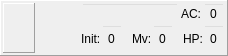
<?xml version="1.0" encoding="UTF-8"?>
<ui version="4.0">
 <class>WidgetCharacter</class>
 <widget class="CombatantWidget" name="WidgetCharacter">
  <property name="geometry">
   <rect>
    <x>0</x>
    <y>0</y>
    <width>228</width>
    <height>56</height>
   </rect>
  </property>
  <property name="sizePolicy">
   <sizepolicy hsizetype="Preferred" vsizetype="Preferred">
    <horstretch>0</horstretch>
    <verstretch>0</verstretch>
   </sizepolicy>
  </property>
  <property name="windowTitle">
   <string/>
  </property>
  <property name="styleSheet">
   <string notr="true">background-image: url(:/img/data/parchment.jpg);</string>
  </property>
  <property name="frameShape">
   <enum>QFrame::Panel</enum>
  </property>
  <property name="frameShadow">
   <enum>QFrame::Raised</enum>
  </property>
  <property name="lineWidth">
   <number>1</number>
  </property>
  <layout class="QHBoxLayout" name="horizontalLayout_5">
   <property name="spacing">
    <number>2</number>
   </property>
   <property name="leftMargin">
    <number>2</number>
   </property>
   <property name="topMargin">
    <number>2</number>
   </property>
   <property name="rightMargin">
    <number>2</number>
   </property>
   <property name="bottomMargin">
    <number>2</number>
   </property>
   <item>
    <widget class="QLabel" name="lblIcon">
     <property name="sizePolicy">
      <sizepolicy hsizetype="Fixed" vsizetype="Fixed">
       <horstretch>0</horstretch>
       <verstretch>0</verstretch>
      </sizepolicy>
     </property>
     <property name="minimumSize">
      <size>
       <width>32</width>
       <height>50</height>
      </size>
     </property>
     <property name="maximumSize">
      <size>
       <width>32</width>
       <height>50</height>
      </size>
     </property>
     <property name="styleSheet">
      <string notr="true">background-image: url();</string>
     </property>
     <property name="frameShape">
      <enum>QFrame::Panel</enum>
     </property>
     <property name="frameShadow">
      <enum>QFrame::Raised</enum>
     </property>
     <property name="text">
      <string/>
     </property>
     <property name="scaledContents">
      <bool>false</bool>
     </property>
     <property name="alignment">
      <set>Qt::AlignCenter</set>
     </property>
    </widget>
   </item>
   <item>
    <layout class="QVBoxLayout" name="verticalLayout">
     <property name="spacing">
      <number>0</number>
     </property>
     <item>
      <layout class="QHBoxLayout" name="horizontalLayout_3">
       <property name="spacing">
        <number>2</number>
       </property>
       <property name="leftMargin">
        <number>3</number>
       </property>
       <property name="rightMargin">
        <number>3</number>
       </property>
       <item>
        <widget class="QLabel" name="label_3">
         <property name="sizePolicy">
          <sizepolicy hsizetype="Fixed" vsizetype="Fixed">
           <horstretch>0</horstretch>
           <verstretch>0</verstretch>
          </sizepolicy>
         </property>
         <property name="minimumSize">
          <size>
           <width>20</width>
           <height>20</height>
          </size>
         </property>
         <property name="maximumSize">
          <size>
           <width>20</width>
           <height>20</height>
          </size>
         </property>
         <property name="baseSize">
          <size>
           <width>20</width>
           <height>20</height>
          </size>
         </property>
         <property name="toolTip">
          <string>Is this character visible?</string>
         </property>
         <property name="styleSheet">
          <string notr="true">background-image: url();</string>
         </property>
         <property name="text">
          <string/>
         </property>
         <property name="pixmap">
          <pixmap resource="resources.qrc">:/img/data/small_icon_eye.png</pixmap>
         </property>
         <property name="scaledContents">
          <bool>false</bool>
         </property>
         <property name="alignment">
          <set>Qt::AlignCenter</set>
         </property>
        </widget>
       </item>
       <item>
        <widget class="QCheckBox" name="chkVisible">
         <property name="sizePolicy">
          <sizepolicy hsizetype="Preferred" vsizetype="Fixed">
           <horstretch>0</horstretch>
           <verstretch>0</verstretch>
          </sizepolicy>
         </property>
         <property name="toolTip">
          <string>Is this character visible?</string>
         </property>
         <property name="styleSheet">
          <string notr="true">background-image: url();
background-color: rgba(0, 0, 0, 0);</string>
         </property>
         <property name="text">
          <string/>
         </property>
        </widget>
       </item>
      </layout>
     </item>
     <item>
      <layout class="QHBoxLayout" name="horizontalLayout_4">
       <property name="spacing">
        <number>2</number>
       </property>
       <property name="leftMargin">
        <number>3</number>
       </property>
       <property name="rightMargin">
        <number>3</number>
       </property>
       <item>
        <widget class="QLabel" name="label_4">
         <property name="sizePolicy">
          <sizepolicy hsizetype="Fixed" vsizetype="Fixed">
           <horstretch>0</horstretch>
           <verstretch>0</verstretch>
          </sizepolicy>
         </property>
         <property name="minimumSize">
          <size>
           <width>20</width>
           <height>20</height>
          </size>
         </property>
         <property name="maximumSize">
          <size>
           <width>20</width>
           <height>20</height>
          </size>
         </property>
         <property name="baseSize">
          <size>
           <width>20</width>
           <height>20</height>
          </size>
         </property>
         <property name="toolTip">
          <string>Is this character known?</string>
         </property>
         <property name="styleSheet">
          <string notr="true">background-image: url();</string>
         </property>
         <property name="text">
          <string/>
         </property>
         <property name="pixmap">
          <pixmap resource="resources.qrc">:/img/data/small_icon_secret.png</pixmap>
         </property>
         <property name="scaledContents">
          <bool>false</bool>
         </property>
         <property name="alignment">
          <set>Qt::AlignCenter</set>
         </property>
        </widget>
       </item>
       <item>
        <widget class="QCheckBox" name="chkKnown">
         <property name="sizePolicy">
          <sizepolicy hsizetype="Preferred" vsizetype="Fixed">
           <horstretch>0</horstretch>
           <verstretch>0</verstretch>
          </sizepolicy>
         </property>
         <property name="toolTip">
          <string>Is this character known?</string>
         </property>
         <property name="styleSheet">
          <string notr="true">background-image: url();
background-color: rgba(0, 0, 0, 0);</string>
         </property>
         <property name="text">
          <string/>
         </property>
        </widget>
       </item>
      </layout>
     </item>
    </layout>
   </item>
   <item>
    <layout class="QVBoxLayout" name="verticalLayout_2">
     <property name="spacing">
      <number>0</number>
     </property>
     <item>
      <layout class="QHBoxLayout" name="horizontalLayout_2" stretch="5,1,1">
       <property name="spacing">
        <number>2</number>
       </property>
       <item>
        <widget class="QLineEdit" name="edtName">
         <property name="sizePolicy">
          <sizepolicy hsizetype="Preferred" vsizetype="Fixed">
           <horstretch>0</horstretch>
           <verstretch>0</verstretch>
          </sizepolicy>
         </property>
         <property name="toolTip">
          <string>The character's name</string>
         </property>
         <property name="styleSheet">
          <string notr="true">background-image: url();
background-color: rgba(0, 0, 0, 0);</string>
         </property>
         <property name="readOnly">
          <bool>true</bool>
         </property>
        </widget>
       </item>
       <item>
        <widget class="QLabel" name="label_5">
         <property name="sizePolicy">
          <sizepolicy hsizetype="Preferred" vsizetype="Preferred">
           <horstretch>0</horstretch>
           <verstretch>0</verstretch>
          </sizepolicy>
         </property>
         <property name="toolTip">
          <string>The character's armor class</string>
         </property>
         <property name="styleSheet">
          <string notr="true">background-image: url();</string>
         </property>
         <property name="text">
          <string>AC:</string>
         </property>
         <property name="alignment">
          <set>Qt::AlignRight|Qt::AlignTrailing|Qt::AlignVCenter</set>
         </property>
        </widget>
       </item>
       <item>
        <widget class="QLineEdit" name="edtAC">
         <property name="sizePolicy">
          <sizepolicy hsizetype="Preferred" vsizetype="Fixed">
           <horstretch>0</horstretch>
           <verstretch>0</verstretch>
          </sizepolicy>
         </property>
         <property name="toolTip">
          <string>The character's armor class</string>
         </property>
         <property name="styleSheet">
          <string notr="true">background-image: url();
background-color: rgba(0, 0, 0, 0);</string>
         </property>
         <property name="text">
          <string>0</string>
         </property>
         <property name="alignment">
          <set>Qt::AlignCenter</set>
         </property>
         <property name="readOnly">
          <bool>true</bool>
         </property>
        </widget>
       </item>
      </layout>
     </item>
     <item>
      <layout class="QHBoxLayout" name="horizontalLayout" stretch="1,2,2,1,2,2,1,2">
       <property name="spacing">
        <number>0</number>
       </property>
       <item>
        <widget class="QLabel" name="label">
         <property name="sizePolicy">
          <sizepolicy hsizetype="Preferred" vsizetype="Fixed">
           <horstretch>0</horstretch>
           <verstretch>0</verstretch>
          </sizepolicy>
         </property>
         <property name="minimumSize">
          <size>
           <width>0</width>
           <height>22</height>
          </size>
         </property>
         <property name="maximumSize">
          <size>
           <width>16777215</width>
           <height>22</height>
          </size>
         </property>
         <property name="toolTip">
          <string>The character's initiative</string>
         </property>
         <property name="styleSheet">
          <string notr="true">background-image: url();</string>
         </property>
         <property name="text">
          <string>Init:</string>
         </property>
        </widget>
       </item>
       <item>
        <widget class="QLineEdit" name="edtInit">
         <property name="sizePolicy">
          <sizepolicy hsizetype="Preferred" vsizetype="Fixed">
           <horstretch>0</horstretch>
           <verstretch>0</verstretch>
          </sizepolicy>
         </property>
         <property name="minimumSize">
          <size>
           <width>0</width>
           <height>22</height>
          </size>
         </property>
         <property name="maximumSize">
          <size>
           <width>16777215</width>
           <height>30</height>
          </size>
         </property>
         <property name="toolTip">
          <string>The character's initiative</string>
         </property>
         <property name="styleSheet">
          <string notr="true">background-image: url();
background-color: rgba(0, 0, 0, 0);</string>
         </property>
         <property name="text">
          <string>0</string>
         </property>
         <property name="alignment">
          <set>Qt::AlignCenter</set>
         </property>
        </widget>
       </item>
       <item>
        <spacer name="horizontalSpacer_2">
         <property name="orientation">
          <enum>Qt::Horizontal</enum>
         </property>
         <property name="sizeType">
          <enum>QSizePolicy::MinimumExpanding</enum>
         </property>
         <property name="sizeHint" stdset="0">
          <size>
           <width>0</width>
           <height>5</height>
          </size>
         </property>
        </spacer>
       </item>
       <item>
        <widget class="QLabel" name="label_6">
         <property name="sizePolicy">
          <sizepolicy hsizetype="Preferred" vsizetype="Fixed">
           <horstretch>0</horstretch>
           <verstretch>0</verstretch>
          </sizepolicy>
         </property>
         <property name="minimumSize">
          <size>
           <width>0</width>
           <height>22</height>
          </size>
         </property>
         <property name="maximumSize">
          <size>
           <width>16777215</width>
           <height>22</height>
          </size>
         </property>
         <property name="toolTip">
          <string>The character's initiative</string>
         </property>
         <property name="styleSheet">
          <string notr="true">background-image: url();</string>
         </property>
         <property name="text">
          <string>Mv:</string>
         </property>
        </widget>
       </item>
       <item>
        <widget class="QLineEdit" name="edtMove">
         <property name="sizePolicy">
          <sizepolicy hsizetype="Preferred" vsizetype="Fixed">
           <horstretch>0</horstretch>
           <verstretch>0</verstretch>
          </sizepolicy>
         </property>
         <property name="minimumSize">
          <size>
           <width>0</width>
           <height>22</height>
          </size>
         </property>
         <property name="maximumSize">
          <size>
           <width>16777215</width>
           <height>30</height>
          </size>
         </property>
         <property name="toolTip">
          <string>The character's initiative</string>
         </property>
         <property name="styleSheet">
          <string notr="true">background-image: url();
background-color: rgba(0, 0, 0, 0);</string>
         </property>
         <property name="text">
          <string>0</string>
         </property>
         <property name="alignment">
          <set>Qt::AlignCenter</set>
         </property>
        </widget>
       </item>
       <item>
        <spacer name="horizontalSpacer">
         <property name="orientation">
          <enum>Qt::Horizontal</enum>
         </property>
         <property name="sizeType">
          <enum>QSizePolicy::MinimumExpanding</enum>
         </property>
         <property name="sizeHint" stdset="0">
          <size>
           <width>0</width>
           <height>5</height>
          </size>
         </property>
        </spacer>
       </item>
       <item>
        <widget class="QLabel" name="label_2">
         <property name="sizePolicy">
          <sizepolicy hsizetype="Preferred" vsizetype="Fixed">
           <horstretch>0</horstretch>
           <verstretch>0</verstretch>
          </sizepolicy>
         </property>
         <property name="minimumSize">
          <size>
           <width>0</width>
           <height>22</height>
          </size>
         </property>
         <property name="maximumSize">
          <size>
           <width>16777215</width>
           <height>22</height>
          </size>
         </property>
         <property name="toolTip">
          <string>The character's current hit points</string>
         </property>
         <property name="styleSheet">
          <string notr="true">background-image: url();</string>
         </property>
         <property name="text">
          <string>HP:</string>
         </property>
        </widget>
       </item>
       <item>
        <widget class="QLineEdit" name="edtHP">
         <property name="sizePolicy">
          <sizepolicy hsizetype="Preferred" vsizetype="Fixed">
           <horstretch>0</horstretch>
           <verstretch>0</verstretch>
          </sizepolicy>
         </property>
         <property name="minimumSize">
          <size>
           <width>0</width>
           <height>22</height>
          </size>
         </property>
         <property name="maximumSize">
          <size>
           <width>16777215</width>
           <height>30</height>
          </size>
         </property>
         <property name="toolTip">
          <string>The character's current hit points</string>
         </property>
         <property name="styleSheet">
          <string notr="true">background-image: url();
background-color: rgba(0, 0, 0, 0);</string>
         </property>
         <property name="text">
          <string>0</string>
         </property>
         <property name="alignment">
          <set>Qt::AlignCenter</set>
         </property>
        </widget>
       </item>
      </layout>
     </item>
    </layout>
   </item>
  </layout>
 </widget>
 <customwidgets>
  <customwidget>
   <class>CombatantWidget</class>
   <extends>QFrame</extends>
   <header>combatantwidget.h</header>
   <container>1</container>
  </customwidget>
 </customwidgets>
 <resources>
  <include location="resources.qrc"/>
 </resources>
 <connections/>
</ui>
